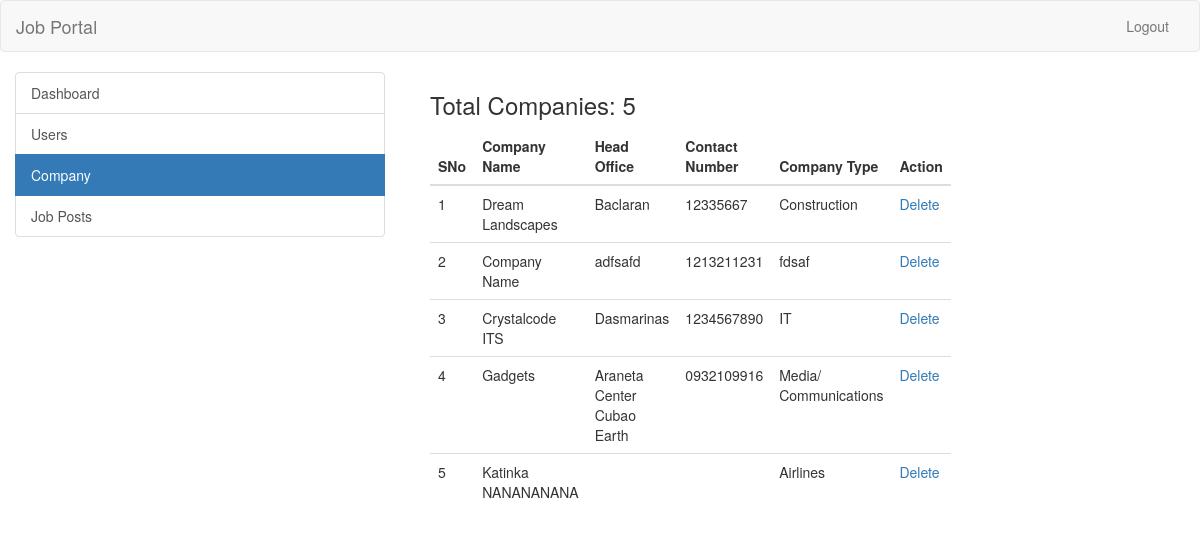
The app's page /Countworx/admin/company.php (signed in) with its own data.
### tables this page shows
CREATE TABLE `company` (
  `id_company` int(11) NOT NULL AUTO_INCREMENT,
  `companyname` varchar(255) NOT NULL,
  `headofficecity` varchar(255) NOT NULL,
  `country` varchar(255) NOT NULL,
  `state` varchar(255) NOT NULL,
  `city` varchar(255) NOT NULL,
  `contactno` varchar(255) NOT NULL,
  `website` varchar(255) NOT NULL,
  `companytype` varchar(255) NOT NULL,
  `email` varchar(255) NOT NULL,
  `password` varchar(255) NOT NULL,
  `createdAt` timestamp NOT NULL DEFAULT CURRENT_TIMESTAMP,
  `active` int(11) NOT NULL DEFAULT '2',
  `comp_logo` varchar(250) DEFAULT NULL,
  `compprofile` longtext,
  PRIMARY KEY (`id_company`),
  UNIQUE KEY `email` (`email`)
);

### Countworx/admin/company.php (the view, shortened to what this page needs)
<?php
require_once("../db.php");
?>
<!DOCTYPE html>
<html lang="en">
  <head>
    <link rel="stylesheet" href="https://maxcdn.bootstrapcdn.com/bootstrap/3.3.7/css/bootstrap.min.css">
  </head>
  <body>
    <header>
      <nav class="navbar navbar-default">
        <div class="container-fluid">
          <div class="navbar-header">
            <a class="navbar-brand" href="../index.php">Job Portal</a>
          </div>
          <div class="collapse navbar-collapse" id="bs-example-navbar-collapse-1">
            <ul class="nav navbar-nav navbar-right">
              <li><a href="../logout.php">Logout</a></li>
            </ul>
          </div>
        </div>
      </nav>
    </header>
    <div class="container-fluid">
      <div class="row">
        <div class="col-md-4">
          <div class="list-group">
            <a href="dashboard.php" class="list-group-item">Dashboard</a>
            <a href="user.php" class="list-group-item">Users</a>
            <a href="company.php" class="list-group-item active">Company</a>
            <a href="job-posts.php" class="list-group-item">Job Posts</a>
          </div>
        </div>
        <div class="col-md-6">
          <div class="col-md-6">
        <?php
          $sql = "SELECT * FROM company  WHERE active='1'";
          $result = $conn->query($sql);
          if($result->num_rows > 0) {
            echo '<h3>Total Companies: ' . $result->num_rows . '</h3>';
          }
        ?>
          <table class="table">
            <thead>
              <th>SNo</th>
              <th>Company Name</th>
              <th>Head Office</th>
              <th>Contact Number</th>
              <th>Company Type</th>
              <th>Action</th>
            </thead>
            <tbody>
              <?php
                $sql = "SELECT * FROM company WHERE active='1'";
                $result = $conn->query($sql);
                if($result->num_rows > 0) {
                  $i = 0;
                  while($row = $result->fetch_assoc()) {
                    ?>
                      <tr>
                        <td><?php echo ++$i; ?></td>
                        <td><?php echo $row['companyname']; ?></td>
                        <td><?php echo $row['headofficecity']; ?></td>
                        <td><?php echo $row['contactno']; ?></td>
                        <td><?php echo $row['companytype']; ?></td>
                        <td><a href="delete-company.php?id=<?php echo $row['id_company']; ?>">Delete</a></td>
                      </tr>
                    <?php
                  }
                }
              ?>
            </tbody>
          </table>
        </div>
      </div>
    </div>
  </body>
</html>

### records on screen
company: companyname "Dream Landscapes", headofficecity "Baclaran", contactno "12335667", companytype "Construction"
company: companyname "Company Name", headofficecity "adfsafd", contactno "1213211231", companytype "fdsaf"
company: companyname "Crystalcode ITS", headofficecity "Dasmarinas", contactno "1234567890", companytype "IT"
company: companyname "Gadgets", headofficecity "Araneta Center Cubao Earth", contactno "0932109916", companytype "Media/ Communications"
company: companyname "Katinka NANANANANA", companytype "Airlines"

### other values on screen
$result->num_rows "5"
